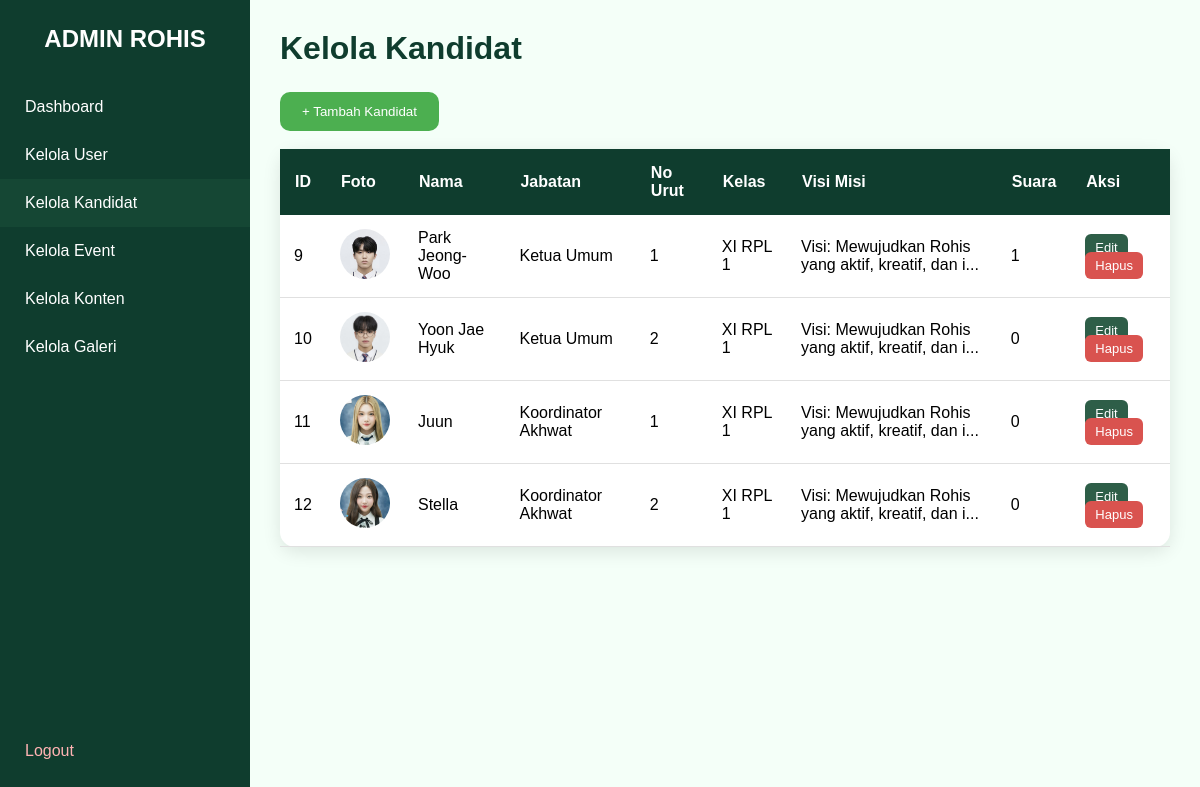
Screenshot of /admin/pemira/kelola_kandidat.php with the database file from the repository.
### tables this page shows
CREATE TABLE `kandidat` (
  `id_kandidat` int(11) NOT NULL,
  `nama_kandidat` varchar(100) NOT NULL,
  `jabatan` enum('Ketua Umum','Koordinator Akhwat') NOT NULL,
  `no_urut` int(11) NOT NULL,
  `foto` varchar(255) NOT NULL,
  `visi_misi` text DEFAULT NULL,
  `kelas` varchar(50) DEFAULT NULL,
  `suara` int(11) DEFAULT 0
);

### admin/pemira/kelola_kandidat.php (the view, shortened to what this page needs)
<?php
include '../koneksi.php';
$query = mysqli_query($konek, "SELECT * FROM kandidat ORDER BY jabatan, no_urut ASC");
?>
<!DOCTYPE html>
<html lang="en">
<head>
</head>
<body>
<div class="sidebar">
    <h2>ADMIN ROHIS</h2>
    <a href="../dashboard.php">Dashboard</a>
    <a href="kelola_user.php">Kelola User</a>
    <a href="kelola_kandidat.php" style="background:#154734;">Kelola Kandidat</a>
    <a href="../kelola_event.php">Kelola Event</a>
    <a href="../kelola_konten.php">Kelola Konten</a>
    <a href="../kelola_galeri.php">Kelola Galeri</a>
    <a href="../../login/logout.php" style="margin-top:auto;color:#ffb3b3;">Logout</a>
</div>
<div class="main">
<h1>Kelola Kandidat</h1>
<button class="add-btn" onclick="window.location.href='admin_kandidat.php'">
+ Tambah Kandidat
</button>
<table>
<thead>
<tr>
    <th>ID</th>
    <th>Foto</th>
    <th>Nama</th>
    <th>Jabatan</th>
    <th>No Urut</th>
    <th>Kelas</th>
    <th>Visi Misi</th>
    <th>Suara</th>
    <th>Aksi</th>
</tr>
</thead>
<tbody>
<?php while($data = mysqli_fetch_assoc($query)){ ?>
<tr>
    <td><?= $data['id_kandidat']; ?></td>
    <td>
        <img src="../uploads/<?= $data['foto']; ?>">
    </td>
    <td><?= $data['nama_kandidat']; ?></td>
    <td><?= $data['jabatan']; ?></td>
    <td><?= $data['no_urut']; ?></td>
    <td><?= $data['kelas']; ?></td>
    <td><?= substr($data['visi_misi'],0,50); ?>...</td>
    <td><?= $data['suara']; ?></td>
    <td>
        <a href="edit_kandidat.php?id=<?= $data['id_kandidat']; ?>" class="btn btn-edit">Edit</a>
        <a href="hapus_kandidat.php?id=<?= $data['id_kandidat']; ?>"
           class="btn btn-hapus"
           onclick="return confirm('Yakin hapus kandidat ini?');">
           Hapus
        </a>
    </td>
</tr>
<?php } ?>
</tbody>
</table>
</div>
</body>
</html>

### admin/pemira/kelola_kandidat.php (style rules this page uses)
* { padding: 0; margin: 0; box-sizing: border-box; font-family: "Poppins", sans-serif; }
body { background: #f4fff8; display: flex; height: 100vh; }
.sidebar { width: 250px; background: #0f3d2e; padding: 25px 0; color: white; display: flex; flex-direction: column; }
.sidebar h2 { text-align: center; margin-bottom: 30px; }
.sidebar a { padding: 15px 25px; text-decoration: none; color: white; display: block; }
.main { padding: 30px; flex: 1; overflow-y: auto; }
h1 { color: #0f3d2e; margin-bottom: 25px; }
.add-btn { background: #4caf50; color: white; padding: 12px 22px; border-radius: 10px; border: none; cursor: pointer; margin-bottom: 18px; }
table { width: 100%; background: white; border-radius: 15px; border-collapse: collapse; box-shadow: 0 5px 18px rgba(0,0,0,0.1); }
th { background: #0f3d2e; color: white; padding: 15px; text-align: left; }
td { padding: 14px; border-bottom: 1px solid #e0e0e0; vertical-align: middle; }
img { width: 50px; height: 50px; border-radius: 50%; object-fit: cover; }
.btn { padding: 6px 10px; border-radius: 6px; text-decoration: none; color: white; font-size: 13px; }
.btn-edit { background: #2e5e48; }
.btn-hapus { background: #d9534f; }

### rows the page displays
kandidat: id_kandidat "9", foto (picture), nama_kandidat "Park Jeong-Woo", jabatan "Ketua Umum", no_urut "1", kelas "XI RPL 1", visi_misi "Visi: Mewujudkan Rohis yang aktif, kreatif, dan i", suara "1"
kandidat: id_kandidat "10", foto (picture), nama_kandidat "Yoon Jae Hyuk", jabatan "Ketua Umum", no_urut "2", kelas "XI RPL 1", visi_misi "Visi: Mewujudkan Rohis yang aktif, kreatif, dan i", suara "0"
kandidat: id_kandidat "11", foto (picture), nama_kandidat "Juun", jabatan "Koordinator Akhwat", no_urut "1", kelas "XI RPL 1", visi_misi "Visi: Mewujudkan Rohis yang aktif, kreatif, dan i", suara "0"
kandidat: id_kandidat "12", foto (picture), nama_kandidat "Stella", jabatan "Koordinator Akhwat", no_urut "2", kelas "XI RPL 1", visi_misi "Visi: Mewujudkan Rohis yang aktif, kreatif, dan i", suara "0"
